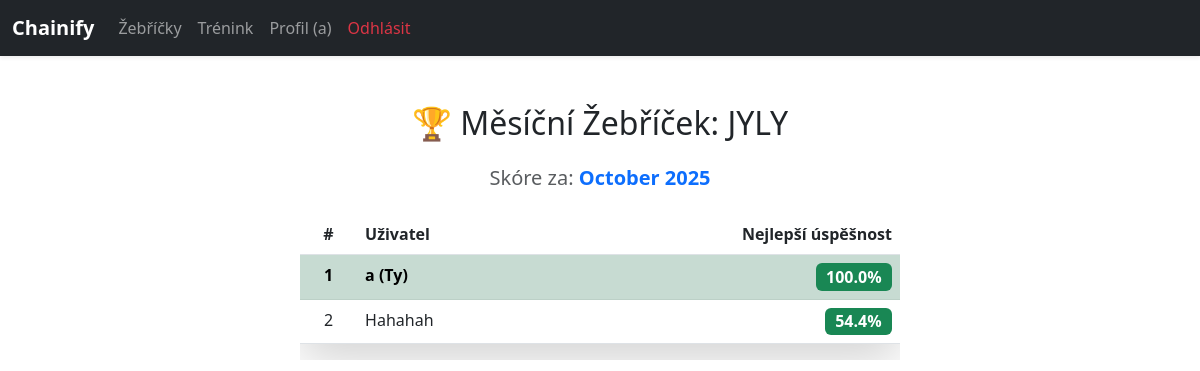
The page /leaderboard (signed in) on the database its author committed.
### models.py (models this page shows, shortened)
class User(db.Model, UserMixin):
    id = db.Column(db.Integer, primary_key=True)
    username = db.Column(db.String(150), unique=True, nullable=False)
    email = db.Column(db.String(150), unique=True, nullable=False)
    password = db.Column(db.String(256), nullable=False)
    profile_image_url = db.Column(db.String(255), nullable=True)
    current_streak = db.Column(db.Integer, default=0)
    last_training_date = db.Column(db.Date, nullable=True)
    putt_sessions = db.relationship('PuttSession', backref='user')
    drives = db.relationship('Drive', backref='user')

### app.py (the view)
@app.route('/leaderboard')  # <-- URL je zpět na jednoduché /leaderboard
@login_required
def leaderboard():          # <-- Název funkce je zpět na jednoduché leaderboard
    today = datetime.now()
    start_of_month = today.replace(day=1, hour=0, minute=0, second=0, microsecond=0)
    subquery = (
        db.session.query(
            PuttSession.user_id,
            func.max(PuttSession.accuracy).label('best_accuracy')
        )
        .filter(PuttSession.mode == 'jyly')
        .filter(PuttSession.date >= start_of_month)
        .group_by(PuttSession.user_id)
        .subquery()
    )
    leaderboard_data = (
        db.session.query(User, subquery.c.best_accuracy)
        .join(subquery, User.id == subquery.c.user_id)
        .order_by(desc(subquery.c.best_accuracy))
        .all()
    )
    current_month_str = start_of_month.strftime('%B %Y')
    return render_template(
        'leaderboard.html',
        leaderboard_data=leaderboard_data,
        current_month_str=current_month_str
    )

### app.py (called while the page is built)
@login_manager.user_loader
def load_user(user_id):
    return User.query.get(int(user_id))

### templates/leaderboard.html (shortened to what this page needs)
{% extends "base.html" %}
{% block content %}
<div class="container mt-5">
    <h2 class="mb-4 text-center">🏆 Měsíční Žebříček: JYLY</h2>
    <p class="text-center text-muted h5 mb-4">
        Skóre za: <span class="fw-bold text-primary">{{ current_month_str }}</span>
    </p>
    {% if leaderboard_data %}
        <div class="table-responsive" style="max-width: 600px; margin: 0 auto;">
            <table class="table table-striped table-hover shadow-lg rounded">
                <thead class="bg-primary text-white">
                    <tr>
                        <th scope="col" class="text-center">#</th>
                        <th scope="col">Uživatel</th>
                        <th scope="col" class="text-end">Nejlepší úspěšnost</th>
                    </tr>
                </thead>
                <tbody>
                    {% for user, accuracy in leaderboard_data %}
                    <tr class="{% if user.username == current_user.username %}table-success fw-bold{% endif %}">
                        <td class="text-center">{{ loop.index }}</td>
                        <td>
                            <a href="{{ url_for('user_profile', username=user.username) }}" style="text-decoration: none; color: inherit;">
                                {{ user.username }}
                            </a>
                            {% if user.username == current_user.username %} (Ty){% endif %}
                        </td>
                        <td class="text-end">
                            <span class="badge bg-success fs-6">{{ "%.1f"|format(accuracy) }}%</span>
                        </td>
                    </tr>
                    {% endfor %}
                </tbody>
            </table>
        </div>
        {% endif %}
</div>
{% endblock %}

### templates/base.html (shortened to what this page needs)
<!DOCTYPE html>
<html lang="en">
<head>
    <link href="https://cdn.jsdelivr.net/npm/bootstrap@5.3.0/dist/css/bootstrap.min.css" rel="stylesheet">
    <link rel="stylesheet" href="https://cdnjs.cloudflare.com/ajax/libs/font-awesome/6.5.2/css/all.min.css">
</head>
<body>
<nav class="navbar navbar-expand-lg navbar-dark bg-dark shadow-sm">
  <div class="container-fluid">
    <a class="navbar-brand fw-bold" href="{{ url_for('index') }}">Chainify</a>
    <div class="collapse navbar-collapse" id="navbarNav">
      <ul class="navbar-nav">
            {% if current_user.is_authenticated %}
              <li class="nav-item">
                <a class="nav-link" href="{{ url_for('leaderboard') }}">Žebříčky</a>
              </li>
            {% endif %}
        </ul>
      <ul class="navbar-nav">
        {% if current_user.is_authenticated %}
          <li class="nav-item">
            <a class="nav-link" href="{{ url_for('training') }}">Trénink</a>
          </li>
          <li class="nav-item">
            <a class="nav-link" href="{{ url_for('profile') }}">Profil ({{ current_user.username }})</a>
          </li>
          <li class="nav-item">
            <a class="nav-link text-danger" href="{{ url_for('logout') }}">Odhlásit</a>
          </li>
        {% endif %}
      </ul>
    </div>
  </div>
</nav>
<div class="container mt-4">
    {% block content %}{% endblock %}
</div>
</body>
</html>

### rows shown on the page
User: username "a", shows "(Ty)", accuracy "100.0"
User: username "Hahahah", accuracy "54.4"

### other values the page prints
{{ current_month_str }} "October 2025"
